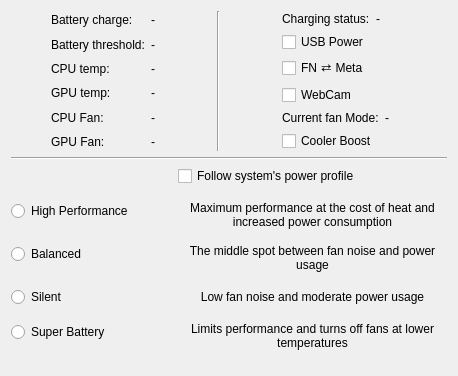
      <widget class="QWidget" name="overviewTab">
       <property name="maximumSize">
        <size>
         <width>16777215</width>
         <height>16777215</height>
        </size>
       </property>
       <attribute name="icon">
        <iconset theme="computer"/>
       </attribute>
       <attribute name="title">
        <string>Overview</string>
       </attribute>
       <layout class="QGridLayout" name="gridLayout_11">
        <item row="0" column="0">
         <layout class="QGridLayout" name="gridLayout_12">
          <item row="0" column="3">
           <widget class="Line" name="line_6">
            <property name="minimumSize">
             <size>
              <width>35</width>
              <height>0</height>
             </size>
            </property>
            <property name="frameShadow">
             <enum>QFrame::Shadow::Sunken</enum>
            </property>
            <property name="orientation">
             <enum>Qt::Orientation::Vertical</enum>
            </property>
           </widget>
          </item>
          <item row="0" column="2">
           <spacer name="horizontalSpacer_2">
            <property name="orientation">
             <enum>Qt::Orientation::Horizontal</enum>
            </property>
            <property name="sizeHint" stdset="0">
             <size>
              <width>40</width>
              <height>20</height>
             </size>
            </property>
           </spacer>
          </item>
          <item row="0" column="4">
           <spacer name="horizontalSpacer">
            <property name="orientation">
             <enum>Qt::Orientation::Horizontal</enum>
            </property>
            <property name="sizeHint" stdset="0">
             <size>
              <width>40</width>
              <height>20</height>
             </size>
            </property>
           </spacer>
          </item>
          <item row="0" column="6">
           <spacer name="horizontalSpacer_4">
            <property name="orientation">
             <enum>Qt::Orientation::Horizontal</enum>
            </property>
            <property name="sizeHint" stdset="0">
             <size>
              <width>58</width>
              <height>20</height>
             </size>
            </property>
           </spacer>
          </item>
          <item row="0" column="0">
           <spacer name="horizontalSpacer_5">
            <property name="orientation">
             <enum>Qt::Orientation::Horizontal</enum>
            </property>
            <property name="sizeHint" stdset="0">
             <size>
              <width>40</width>
              <height>20</height>
             </size>
            </property>
           </spacer>
          </item>
          <item row="0" column="1">
           <layout class="QGridLayout" name="gridLayout_8">
            <item row="5" column="1">
             <widget class="QLabel" name="gpuFanLabel">
              <property name="text">
               <string>GPU Fan:</string>
              </property>
             </widget>
            </item>
            <item row="2" column="2">
             <widget class="QLabel" name="cpuTempValueLabel">
              <property name="text">
               <string notr="true">-</string>
              </property>
              <property name="alignment">
               <set>Qt::AlignmentFlag::AlignCenter</set>
              </property>
             </widget>
            </item>
            <item row="4" column="1">
             <widget class="QLabel" name="cpuFanLabel">
              <property name="text">
               <string>CPU Fan:</string>
              </property>
             </widget>
            </item>
            <item row="4" column="2">
             <widget class="QLabel" name="fan1ValueLabel">
              <property name="text">
               <string notr="true">-</string>
              </property>
              <property name="alignment">
               <set>Qt::AlignmentFlag::AlignCenter</set>
              </property>
             </widget>
            </item>
            <item row="0" column="2">
             <widget class="QLabel" name="BatteryChargeValueLabel">
              <property name="text">
               <string notr="true">-</string>
              </property>
              <property name="alignment">
               <set>Qt::AlignmentFlag::AlignCenter</set>
              </property>
             </widget>
            </item>
            <item row="1" column="1">
             <widget class="QLabel" name="batteryThresholdLabel">
              <property name="text">
               <string>Battery threshold:</string>
              </property>
             </widget>
            </item>
            <item row="1" column="2">
             <widget class="QLabel" name="batteryThresholdValueLabel">
              <property name="text">
               <string notr="true">-</string>
              </property>
              <property name="alignment">
               <set>Qt::AlignmentFlag::AlignCenter</set>
              </property>
             </widget>
            </item>
            <item row="2" column="1">
             <widget class="QLabel" name="cpuTempLabel">
              <property name="text">
               <string>CPU temp:</string>
              </property>
             </widget>
            </item>
            <item row="3" column="2">
             <widget class="QLabel" name="gpuTempValueLabel">
              <property name="text">
               <string notr="true">-</string>
              </property>
              <property name="alignment">
               <set>Qt::AlignmentFlag::AlignCenter</set>
              </property>
             </widget>
            </item>
            <item row="0" column="1">
             <widget class="QLabel" name="BatteryChargeLabel">
              <property name="text">
               <string>Battery charge:</string>
              </property>
             </widget>
            </item>
            <item row="5" column="2">
             <widget class="QLabel" name="fan2ValueLabel">
              <property name="text">
               <string notr="true">-</string>
              </property>
              <property name="alignment">
               <set>Qt::AlignmentFlag::AlignCenter</set>
              </property>
             </widget>
            </item>
            <item row="3" column="1">
             <widget class="QLabel" name="gpuTempLabel">
              <property name="text">
               <string>GPU temp:</string>
              </property>
             </widget>
            </item>
           </layout>
          </item>
          <item row="0" column="5">
           <layout class="QVBoxLayout" name="verticalLayout_2">
            <property name="topMargin">
             <number>1</number>
            </property>
            <item>
             <layout class="QHBoxLayout" name="horizontalLayout_5">
              <item>
               <widget class="QLabel" name="chargingStatusLabel">
                <property name="text">
                 <string>Charging status:</string>
                </property>
               </widget>
              </item>
              <item>
               <widget class="QLabel" name="chargingStatusValueLabel">
                <property name="text">
                 <string notr="true">-</string>
                </property>
                <property name="alignment">
                 <set>Qt::AlignmentFlag::AlignJustify|Qt::AlignmentFlag::AlignVCenter</set>
                </property>
               </widget>
              </item>
             </layout>
            </item>
            <item>
             <widget class="QCheckBox" name="usbPowerShareCheckBox">
              <property name="text">
               <string>USB Power</string>
              </property>
             </widget>
            </item>
            <item>
             <widget class="QCheckBox" name="fnSuperSwapCheckBox">
              <property name="toolTip">
               <string>Swap FN and Super buttons</string>
              </property>
              <property name="text">
               <string>FN ⇄ Meta</string>
              </property>
             </widget>
            </item>
            <item>
             <widget class="QCheckBox" name="webCamCheckBox">
              <property name="text">
               <string>WebCam</string>
              </property>
             </widget>
            </item>
            <item>
             <layout class="QHBoxLayout" name="horizontalLayout_2">
              <item>
               <widget class="QLabel" name="label_19">
                <property name="enabled">
                 <bool>true</bool>
                </property>
                <property name="text">
                 <string>Current fan Mode:</string>
                </property>
               </widget>
              </item>
              <item>
               <widget class="QLabel" name="fanModeValueLabel">
                <property name="enabled">
                 <bool>true</bool>
                </property>
                <property name="text">
                 <string notr="true">-</string>
                </property>
                <property name="alignment">
                 <set>Qt::AlignmentFlag::AlignJustify|Qt::AlignmentFlag::AlignVCenter</set>
                </property>
               </widget>
              </item>
             </layout>
            </item>
            <item>
             <widget class="QCheckBox" name="coolerBoostCheckBox">
              <property name="minimumSize">
               <size>
                <width>0</width>
                <height>0</height>
               </size>
              </property>
              <property name="text">
               <string>Cooler Boost</string>
              </property>
             </widget>
            </item>
           </layout>
          </item>
         </layout>
        </item>
        <item row="1" column="0">
         <widget class="Line" name="line_4">
          <property name="sizePolicy">
           <sizepolicy hsizetype="Minimum" vsizetype="Fixed">
            <horstretch>0</horstretch>
            <verstretch>0</verstretch>
           </sizepolicy>
          </property>
          <property name="minimumSize">
           <size>
            <width>0</width>
            <height>0</height>
           </size>
          </property>
          <property name="maximumSize">
           <size>
            <width>16777215</width>
            <height>20</height>
           </size>
          </property>
          <property name="frameShadow">
           <enum>QFrame::Shadow::Sunken</enum>
          </property>
          <property name="orientation">
           <enum>Qt::Orientation::Horizontal</enum>
          </property>
         </widget>
        </item>
        <item row="2" column="0">
         <widget class="QWidget" name="modeFormWidget" native="true">
          <layout class="QFormLayout" name="formLayout_5">
           <property name="fieldGrowthPolicy">
            <enum>QFormLayout::FieldGrowthPolicy::AllNonFixedFieldsGrow</enum>
           </property>
           <property name="rowWrapPolicy">
            <enum>QFormLayout::RowWrapPolicy::WrapLongRows</enum>
           </property>
           <property name="labelAlignment">
            <set>Qt::AlignmentFlag::AlignLeading|Qt::AlignmentFlag::AlignLeft|Qt::AlignmentFlag::AlignVCenter</set>
           </property>
           <property name="formAlignment">
            <set>Qt::AlignmentFlag::AlignHCenter|Qt::AlignmentFlag::AlignTop</set>
           </property>
           <property name="horizontalSpacing">
            <number>45</number>
           </property>
           <property name="verticalSpacing">
            <number>15</number>
           </property>
           <property name="leftMargin">
            <number>0</number>
           </property>
           <property name="topMargin">
            <number>0</number>
           </property>
           <property name="rightMargin">
            <number>0</number>
           </property>
           <property name="bottomMargin">
            <number>15</number>
           </property>
           <item row="2" column="0">
            <widget class="QRadioButton" name="highPerformanceModeRadioButton">
             <property name="toolTip">
              <string>This mode unlocks Advanced fan mode</string>
             </property>
             <property name="text">
              <string>High Performance</string>
             </property>
            </widget>
           </item>
           <item row="2" column="1">
            <widget class="QLabel" name="label_15">
             <property name="minimumSize">
              <size>
               <width>26</width>
               <height>0</height>
              </size>
             </property>
             <property name="text">
              <string>Maximum performance at the cost of heat and increased power consumption</string>
             </property>
             <property name="alignment">
              <set>Qt::AlignmentFlag::AlignCenter</set>
             </property>
             <property name="wordWrap">
              <bool>true</bool>
             </property>
            </widget>
           </item>
           <item row="3" column="0">
            <widget class="QRadioButton" name="balancedModeRadioButton">
             <property name="text">
              <string>Balanced</string>
             </property>
            </widget>
           </item>
           <item row="3" column="1">
            <widget class="QLabel" name="label_16">
             <property name="text">
              <string>The middle spot between fan noise and power usage</string>
             </property>
             <property name="alignment">
              <set>Qt::AlignmentFlag::AlignCenter</set>
             </property>
             <property name="wordWrap">
              <bool>true</bool>
             </property>
            </widget>
           </item>
           <item row="4" column="0">
            <widget class="QRadioButton" name="silentModeRadioButton">
             <property name="text">
              <string>Silent</string>
             </property>
            </widget>
           </item>
           <item row="4" column="1">
            <widget class="QLabel" name="label_17">
             <property name="text">
              <string>Low fan noise and moderate power usage</string>
             </property>
             <property name="alignment">
              <set>Qt::AlignmentFlag::AlignCenter</set>
             </property>
             <property name="wordWrap">
              <bool>true</bool>
             </property>
            </widget>
           </item>
           <item row="5" column="0">
            <widget class="QRadioButton" name="superBatteryModeRadioButton">
             <property name="text">
              <string>Super Battery</string>
             </property>
            </widget>
           </item>
           <item row="5" column="1">
            <widget class="QLabel" name="label_18">
             <property name="text">
              <string>Limits performance and turns off fans at lower temperatures</string>
             </property>
             <property name="alignment">
              <set>Qt::AlignmentFlag::AlignCenter</set>
             </property>
             <property name="wordWrap">
              <bool>true</bool>
             </property>
            </widget>
           </item>
           <item row="0" column="1">
            <widget class="QCheckBox" name="autoPPDCheckBox">
             <property name="enabled">
              <bool>true</bool>
             </property>
             <property name="text">
              <string>Follow system's power profile</string>
             </property>
            </widget>
           </item>
          </layout>
         </widget>
        </item>
       </layout>
      </widget>
